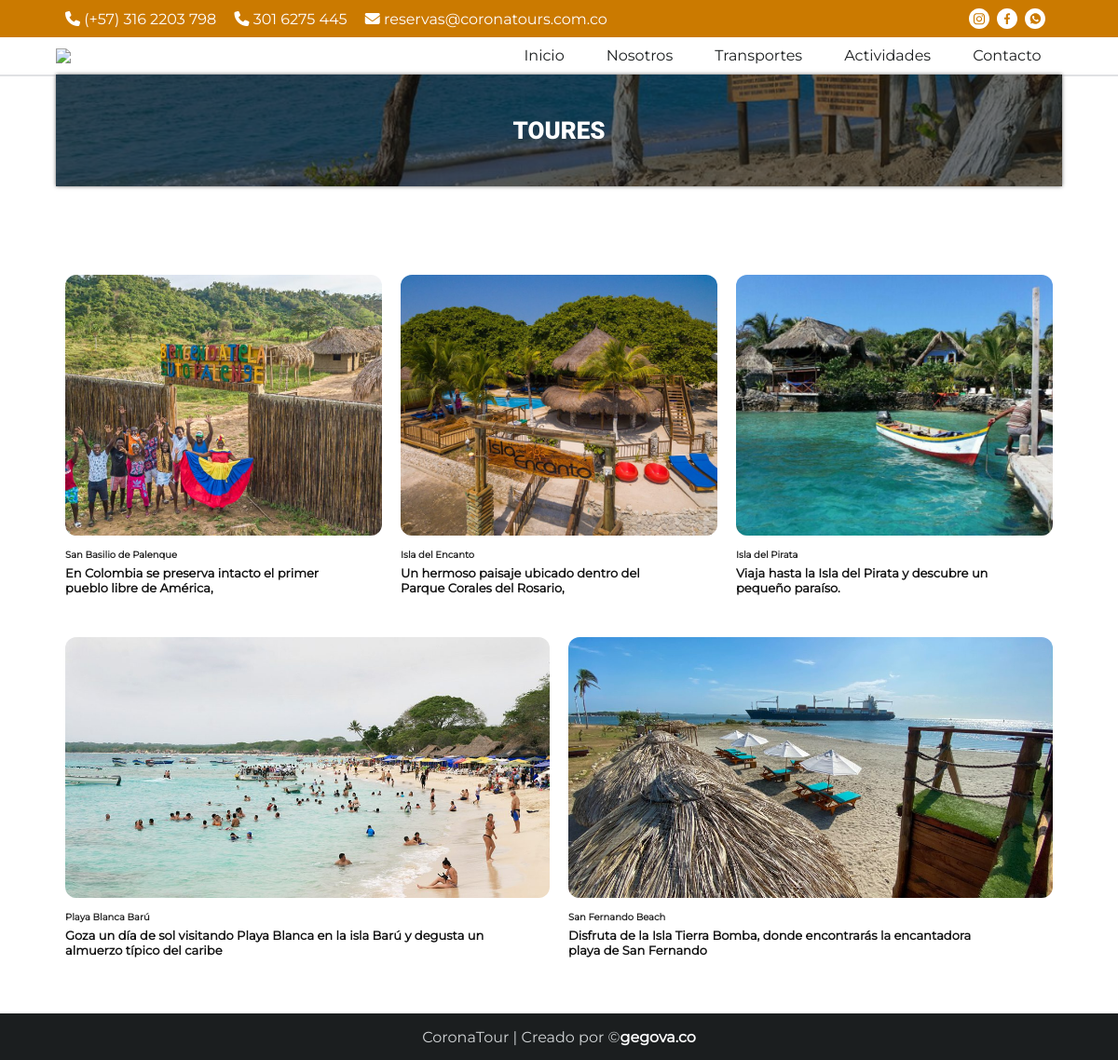
The app's page /toures/ with its own data.
### tours/models.py (models this page shows, shortened)
class Tours(models.Model):
    name = models.CharField(max_length=200, verbose_name="Nombre")
    description = models.CharField(max_length=250, verbose_name="Descripcion")
    image1 =  models.ImageField(default="null", upload_to="Imagen 1")
    image2 =  models.ImageField(default="null", upload_to="Imagen 2")
    image3 =  models.ImageField(default="null", upload_to="Imagen 3")
    image4 =  models.ImageField(default="null", upload_to="Imagen 4")
    info = RichTextField(verbose_name="Info")
    include = models.ManyToManyField(Inclusiones, blank=True, verbose_name="Incluye")
    noinclude = models.ManyToManyField(Exclusiones, blank=True, verbose_name="No Incluye")
    cash = models.IntegerField(verbose_name="Valor", default=0)
    created_at = models.DateTimeField(auto_now_add=True, verbose_name="Creado el")
    update_at = models.DateTimeField(auto_now=True, verbose_name="Editado el")

### tours/views.py (the view)
# urls.py: path('', include('tours.urls')),
def tours(request):
    toures = Tours.objects.all()
    return render(request, 'toures.html', {
        'title': 'Toures',
        'toures': toures
    })

### tours/templates/toures.html (shortened to what this page needs)
{% extends 'layouts/layout.html' %}
{% load static %}
{% block content %}
<div class="hd-title">
    <div class="bg-transp">
    </div>
        <img src="{% static 'img/encanto9-1-1024x683.jpg' %}" alt="Toures Cartagena" />
        <h2> Toures </h2>
</div>
<div class="art-tours">
    {% for tour in toures %}
        <article class="arti">
            <a href=" {% url 'tour' tour.id  %} ">
                <img src="{{ tour.image1.url }} " />
                <span> {{ tour.name }}</span>
                <p> {{ tour.description }} </p>
            </a>
        </article>
    {% endfor %}
</div>
{% endblock  %}

### home/static/css/styles.css (style rules this page uses)
* { margin: 0px; padding: 0px; text-decoration: none; }
body { background-color: #fff; font-family: "Montserrat"; }
.art-tours { display: flex; flex-wrap: wrap; justify-content: space-between; margin-top: 25px; }
.arti { flex-basis: 31%; flex-grow: 1; margin: 10px; margin-top: 35px; }
.arti img { width: 100%; height: 280px; border-radius: 12px; margin-bottom: 5px; object-fit: cover; }
.arti span { color: #222; font-weight: 800; font-size: 10px; }
.arti p { display: block; width: 90%; font-size: 13px; font-weight: 600; margin-top: 4px; color: #111; }
.hd-title { position: relative; display: inline-block; text-align: center; width: 100%; height: 120px; background-color: #1B1E1F; color: #fff; margin-bottom: 35px; background-position: center; background-repeat: no-repeat; background-size: cover; box-shadow: 0px 0px 4px #666; }
.hd-title img { width: 100%; height: 120px; object-fit: cover; }
.bg-transp { position: absolute; z-index: 1; background-color: #11111193; height: 120px; width: 100%; }
.hd-title h2 { font-family: "Roboto Black"; font-size: 26px; z-index: 5; text-transform: uppercase; position: absolute; top: 50%; left: 50%; transform: translate(-50%, -50%); }

### records on screen
Tours: image1 (picture), name "San Basilio de Palenque", description "En Colombia se preserva intacto el primer pueblo libre de América,"
Tours: image1 (picture), name "Isla del Encanto", description "Un hermoso paisaje ubicado dentro del Parque Corales del Rosario,"
Tours: image1 (picture), name "Isla del Pirata", description "Viaja hasta la Isla del Pirata y descubre un pequeño paraíso."
Tours: image1 (picture), name "Playa Blanca Barú", description "Goza un día de sol visitando Playa Blanca en la isla Barú y degusta un almuerzo típico del caribe"
Tours: image1 (picture), name "San Fernando Beach", description "Disfruta de la Isla Tierra Bomba, donde encontrarás la encantadora playa de San Fernando"
